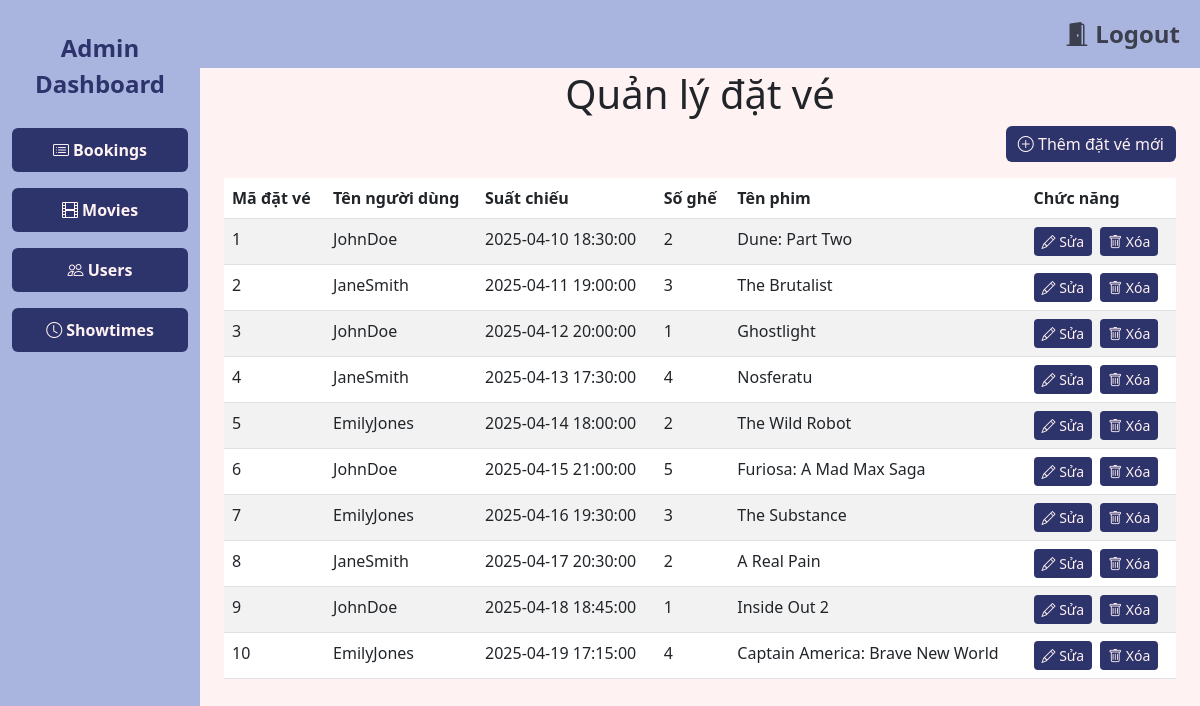
Screenshot of /admin/bookings.php (signed in) with the database file from the repository.
### tables this page shows
CREATE TABLE Bookings (
    BookingID INT PRIMARY KEY,
    UserID INT,
    ShowtimeID INT,
    Seats INT,
    BookingDateTime DATETIME,
    FOREIGN KEY (ShowtimeID) REFERENCES Showtimes(ShowtimeID)
);

CREATE TABLE Users (
    UserID INT PRIMARY KEY,
    UserName VARCHAR(255),
    Email VARCHAR(255),
    Password VARCHAR(255)
);

CREATE TABLE Showtimes (
    ShowtimeID INT PRIMARY KEY,
    MovieID INT,
    TheaterID INT,
    ShowDateTime DATETIME,
    FOREIGN KEY (MovieID) REFERENCES Movies(MovieID),
    FOREIGN KEY (TheaterID) REFERENCES Theaters(TheaterID)
);

CREATE TABLE Movies (
    MovieID INT PRIMARY KEY,
    Title VARCHAR(255),
    Genre VARCHAR(100),
    ReleaseDate DATE,
    Duration INT,
    Rating DECIMAL(3, 1),
    Image VARCHAR(255),
    TrailerURL VARCHAR(255),
    Cast VARCHAR(255),
    Description VARCHAR(255)
);

### admin/bookings.php (the view, shortened to what this page needs)
<?php
include '../connection.php';
$sql = "SELECT Bookings.BookingID, Users.UserID, Users.UserName, Showtimes.ShowtimeID, Showtimes.ShowDateTime, Bookings.Seats, Movies.Title
        FROM Bookings
        JOIN Users ON Bookings.UserID = Users.UserID
        JOIN Showtimes ON Bookings.ShowtimeID = Showtimes.ShowtimeID
        JOIN Movies ON Showtimes.MovieID = Movies.MovieID";
$result = $conn->query($sql);
?>
<!DOCTYPE html>
<html lang="vi">
<head>
    <link href="https://cdn.jsdelivr.net/npm/bootstrap@5.3.0/dist/css/bootstrap.min.css" rel="stylesheet">
    <link href="https://cdnjs.cloudflare.com/ajax/libs/bootstrap-icons/1.8.1/font/bootstrap-icons.min.css" rel="stylesheet">
    <link href="css/style.css" rel="stylesheet">
</head>
<body>
    <div class="container-fluid">
        <div class="row">
            <main class="col-md-9 ms-sm-auto col-lg-10 px-md-4 content">
                <h1 class="text-center">Quản lý đặt vé</h1>
                <div class="d-flex justify-content-end mb-3">
                    <button type="button" class="btn btn-success" data-bs-toggle="modal" data-bs-target="#newBookingModal">
                        <i class="bi bi-plus-circle"></i> Thêm đặt vé mới
                    </button>
                </div>
                <table class="table table-striped">
                    <thead>
                        <tr>
                            <th scope="col">Mã đặt vé</th>
                            <th scope="col">Tên người dùng</th>
                            <th scope="col">Suất chiếu</th>
                            <th scope="col">Số ghế</th>
                            <th scope="col">Tên phim</th>
                            <th scope="col">Chức năng</th>
                        </tr>
                    </thead>
                    <tbody>
                        <?php
                        if ($result->num_rows > 0) {
                            while ($row = $result->fetch_assoc()) {
                                echo "<tr>";
                                echo "<td>" . $row['BookingID'] . "</td>";
                                echo "<td>" . $row['UserName'] . "</td>";
                                echo "<td>" . $row['ShowDateTime'] . "</td>";
                                echo "<td>" . $row['Seats'] . "</td>";
                                echo "<td>" . $row['Title'] . "</td>";
                                echo "<td>";
                                echo "<button class='btn btn-primary btn-sm me-2' data-bs-toggle='modal' data-bs-target='#editBookingModal' data-booking-id='" . $row['BookingID'] . "' data-user-id='" . $row['UserID'] . "' data-showtime-id='" . $row['ShowtimeID'] . "' data-seats='" . $row['Seats'] . "'><i class='bi bi-pencil'></i> Sửa</button>";
                                echo "<button class='btn btn-danger btn-sm' data-bs-toggle='modal' data-bs-target='#deleteBookingModal' data-booking-id='" . $row['BookingID'] . "'><i class='bi bi-trash'></i> Xóa</button>";
                                echo "</td>";
                                echo "</tr>";
                            }
                        } else {
                            echo "<tr><td colspan='6' class='text-center'>Không tìm thấy đặt vé nào</td></tr>";
                        }
                        ?>
                    </tbody>
                </table>
            </main>
        </div>
    </div>
</body>
</html>

### admin/css/style.css (style rules this page uses)
body { background-color: #fff2f2; }
.navbar { background-color: #a9b5df; z-index: 1020; }
.sidebar { height: 100vh; background-color: #a9b5df; padding-top: 20px; position: fixed; top: 0; left: 0; display: flex; flex-direction: column; justify-content: space-between; z-index: 1030; }
.sidebar a { font-weight: bold; display: block; padding: 10px 15px; text-decoration: none; }
.sidebar .nav-links a:first-child { background-color: transparent; color: #2d336b; text-decoration: none; font-size: 24px; }
.content { margin-left: 200px; padding: 20px; padding-top: 70px; }
.sidebar .nav-links { flex-grow: 1; }
.btn { background-color: #2d336b; color: #fff2f2; border: none; }

### rows the page displays
bookings: BookingID "1", UserID.UserName "JohnDoe", ShowtimeID.ShowDateTime "2025-04-10 18:30:00", Seats "2", movies.Title "Dune: Part Two"
bookings: BookingID "2", UserID.UserName "JaneSmith", ShowtimeID.ShowDateTime "2025-04-11 19:00:00", Seats "3", movies.Title "The Brutalist"
bookings: BookingID "3", UserID.UserName "JohnDoe", ShowtimeID.ShowDateTime "2025-04-12 20:00:00", Seats "1", movies.Title "Ghostlight"
bookings: BookingID "4", UserID.UserName "JaneSmith", ShowtimeID.ShowDateTime "2025-04-13 17:30:00", Seats "4", movies.Title "Nosferatu"
bookings: BookingID "5", UserID.UserName "EmilyJones", ShowtimeID.ShowDateTime "2025-04-14 18:00:00", Seats "2", movies.Title "The Wild Robot"
bookings: BookingID "6", UserID.UserName "JohnDoe", ShowtimeID.ShowDateTime "2025-04-15 21:00:00", Seats "5", movies.Title "Furiosa: A Mad Max Saga"
bookings: BookingID "7", UserID.UserName "EmilyJones", ShowtimeID.ShowDateTime "2025-04-16 19:30:00", Seats "3", movies.Title "The Substance"
bookings: BookingID "8", UserID.UserName "JaneSmith", ShowtimeID.ShowDateTime "2025-04-17 20:30:00", Seats "2", movies.Title "A Real Pain"
bookings: BookingID "9", UserID.UserName "JohnDoe", ShowtimeID.ShowDateTime "2025-04-18 18:45:00", Seats "1", movies.Title "Inside Out 2"
bookings: BookingID "10", UserID.UserName "EmilyJones", ShowtimeID.ShowDateTime "2025-04-19 17:15:00", Seats "4", movies.Title "Captain America: Brave New World"
